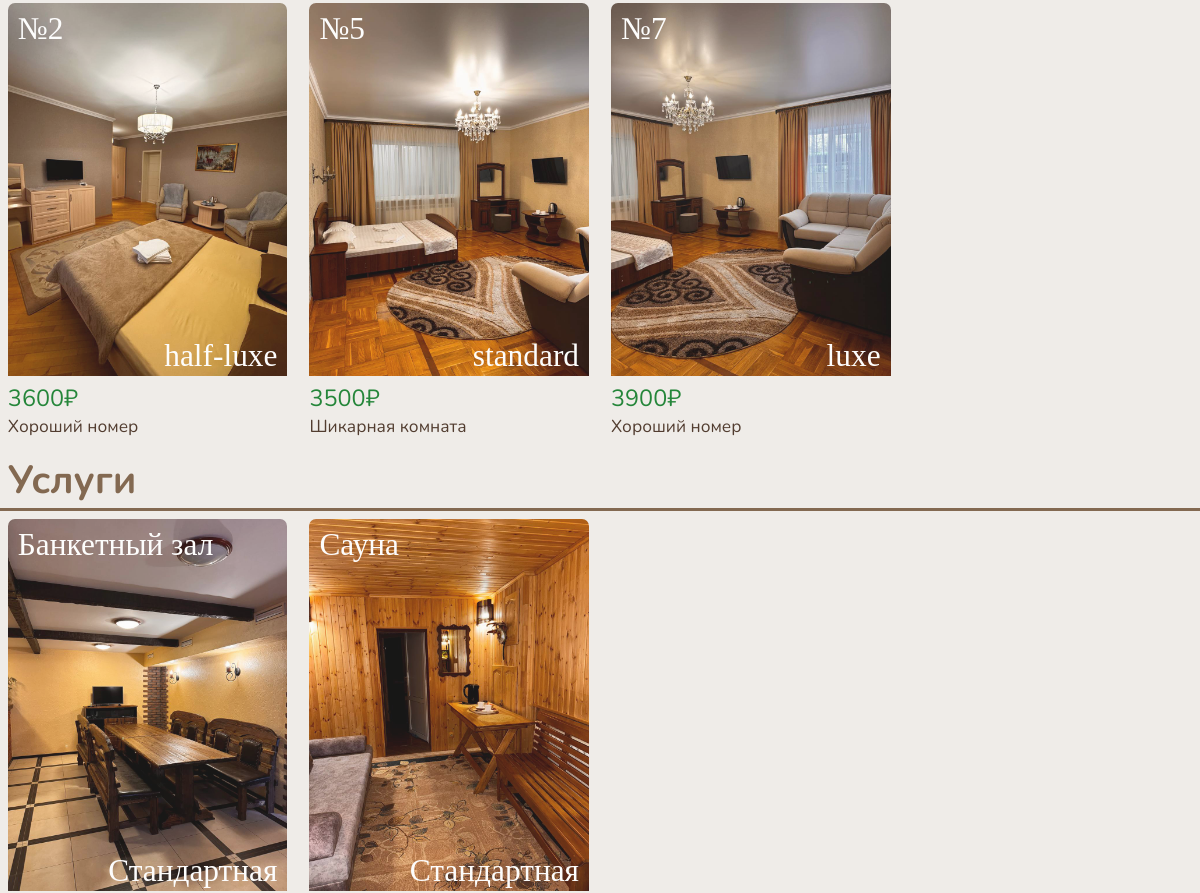
The app's page / (middle part), older data.
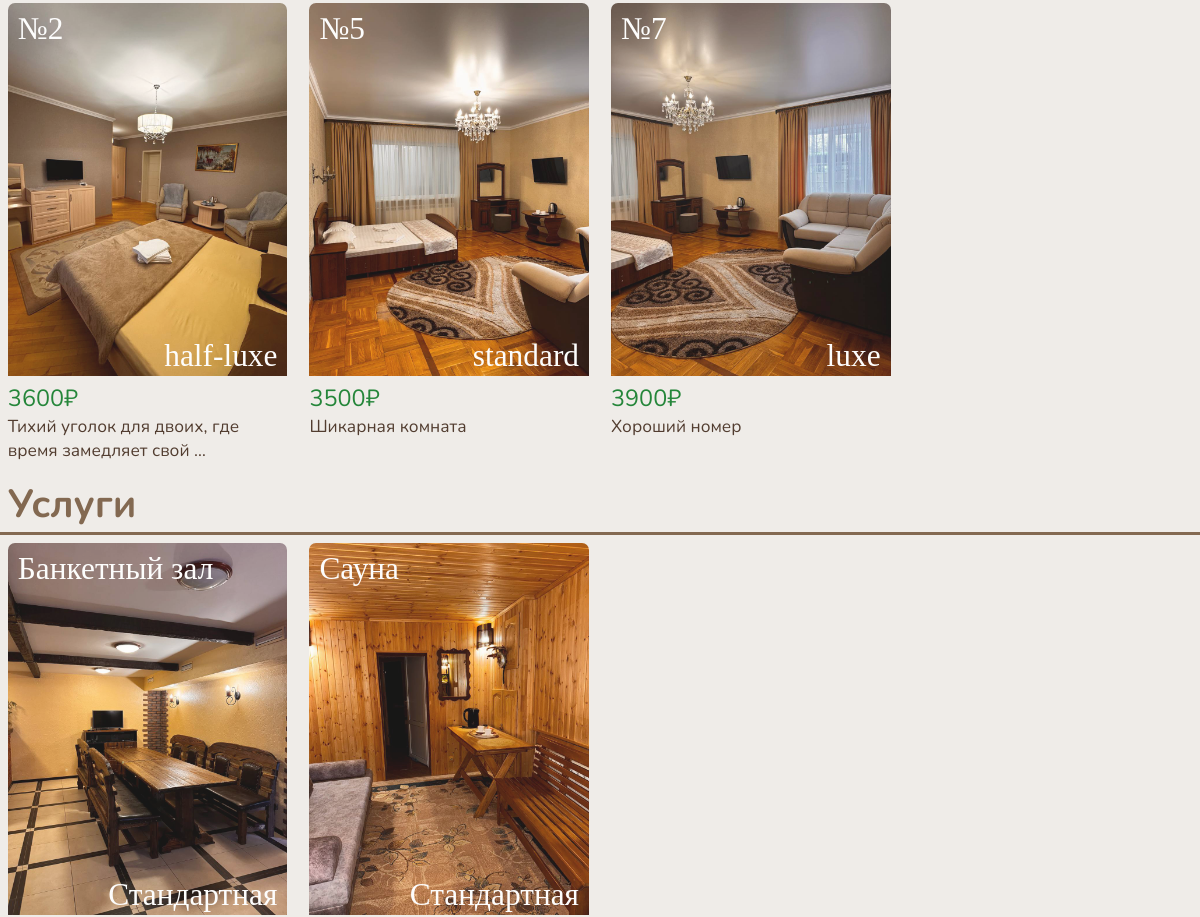
The same page, newer data.
### main/models.py (models this page shows, shortened)
class Room(models.Model):
    id = models.IntegerField(primary_key=True, verbose_name="Номер комнаты")
    name = models.CharField(max_length=100, verbose_name="Заголовок")
    description = models.TextField(verbose_name="Описание")
    price = models.IntegerField(verbose_name="Цена")
    category = models.ForeignKey(RoomCategory, on_delete=models.DO_NOTHING, related_name="rooms",
                                 verbose_name="Категория")
    preview = models.ImageField("Превью", upload_to="room_previews/")
    objects = models.Manager()
    class Meta:
        verbose_name = "Номер"
        verbose_name_plural = "Номера"

class RoomCategory(models.Model):
    name = models.CharField(max_length=100, verbose_name="Название")
    class Meta:
        verbose_name = "Категория"
        verbose_name_plural = "Категории"
    def __str__(self):
        return self.name

### main/views.py (the view)
# urls.py: path('', HomeView.as_view(), name='home'),
class HomeView(TemplateView):
    template_name = 'main/home.html'
    extra_context = {
        'rooms': Room.objects.prefetch_related('images').all(),
        'services': Service.manager.not_special().prefetch_related('images').all(),
    }

### main/converters.py (called while the page is built)
    def to_url(self, value):
        return value

    def to_url(self, value):
        return value

### main/templates/main/home.html (shortened to what this page needs)
{% extends 'base.html' %}
{% load static %}
{% block style %}
<link rel="stylesheet" href="https://cdn.jsdelivr.net/npm/swiper@11/swiper-bundle.min.css" />
<link rel="stylesheet" href="{% static 'main/css/home.css' %}">
<link rel="stylesheet" href="{% static 'main/css/review.css' %}">
{% endblock %}
{% block content %}
<div class="content-wrapper">
    {% include './components/rooms-list.html'%}
</div>
<div class="content-wrapper">
    <h2>Услуги</h2>
    <div class="animated-line"></div>
    {% include './components/services-list.html'%}
</div>
{% endblock %}

### main/templates/main/components/room-container.html
<div class="room-wrapper">
    <a href="{% url 'main:rooms_detail' room.category room.id %}">
        <div class="room-image">
            <div class="room-on-img-price">№{{room.id}}</div>
            <img src="{{ room.preview.url }}" alt="{{ room.name }}">
            <div class="room-on-img">{{room.category}}</div>
        </div>
        <div class="room-descr">
            <p class="room-descr-price">{{room.price}}₽</p>
            <p>{{room.description|truncatewords:8|safe }}</p>
        </div>
    </a>
</div>

Row changes from the older to the newer data that the page shows:
changed Room "half-luxe": description "Хороший номер" → "Тихий уголок для двоих, где время замедляет свой …"
